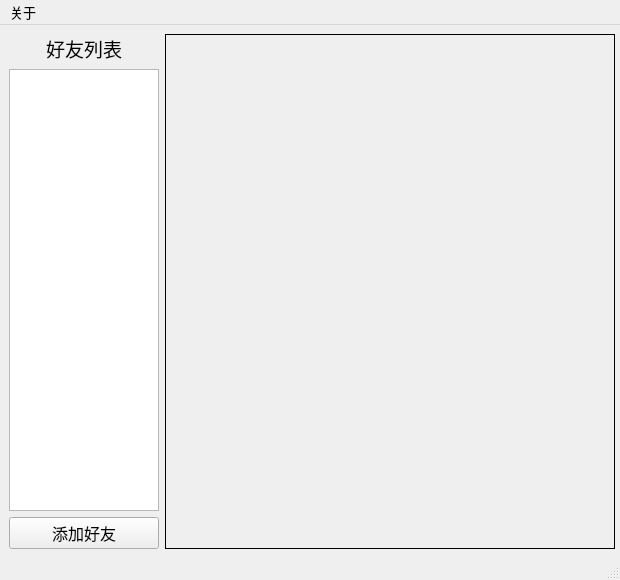
<?xml version="1.0" encoding="UTF-8"?>
<ui version="4.0">
 <class>ChatMainWindow</class>
 <widget class="QMainWindow" name="ChatMainWindow">
  <property name="geometry">
   <rect>
    <x>0</x>
    <y>0</y>
    <width>620</width>
    <height>580</height>
   </rect>
  </property>
  <property name="minimumSize">
   <size>
    <width>620</width>
    <height>580</height>
   </size>
  </property>
  <property name="maximumSize">
   <size>
    <width>620</width>
    <height>580</height>
   </size>
  </property>
  <property name="font">
   <font>
    <pointsize>10</pointsize>
   </font>
  </property>
  <property name="windowTitle">
   <string>AirChat</string>
  </property>
  <widget class="QWidget" name="centralwidget">
   <layout class="QHBoxLayout" name="horizontalLayout">
    <item>
     <layout class="QVBoxLayout" name="verticalLayout">
      <property name="sizeConstraint">
       <enum>QLayout::SetDefaultConstraint</enum>
      </property>
      <item>
       <widget class="QLabel" name="label">
        <property name="maximumSize">
         <size>
          <width>150</width>
          <height>16777215</height>
         </size>
        </property>
        <property name="font">
         <font>
          <pointsize>14</pointsize>
         </font>
        </property>
        <property name="text">
         <string>好友列表</string>
        </property>
        <property name="alignment">
         <set>Qt::AlignCenter</set>
        </property>
       </widget>
      </item>
      <item>
       <widget class="QListWidget" name="listWidgetFriend">
        <property name="minimumSize">
         <size>
          <width>150</width>
          <height>0</height>
         </size>
        </property>
        <property name="maximumSize">
         <size>
          <width>150</width>
          <height>16777215</height>
         </size>
        </property>
       </widget>
      </item>
      <item>
       <widget class="QPushButton" name="ButtonAddFriend">
        <property name="minimumSize">
         <size>
          <width>0</width>
          <height>30</height>
         </size>
        </property>
        <property name="maximumSize">
         <size>
          <width>150</width>
          <height>16777215</height>
         </size>
        </property>
        <property name="font">
         <font>
          <pointsize>12</pointsize>
         </font>
        </property>
        <property name="text">
         <string>添加好友</string>
        </property>
       </widget>
      </item>
     </layout>
    </item>
    <item>
     <widget class="QStackedWidget" name="stackedWidget">
      <property name="sizePolicy">
       <sizepolicy hsizetype="Expanding" vsizetype="Preferred">
        <horstretch>0</horstretch>
        <verstretch>0</verstretch>
       </sizepolicy>
      </property>
      <property name="minimumSize">
       <size>
        <width>450</width>
        <height>0</height>
       </size>
      </property>
      <property name="frameShape">
       <enum>QFrame::Box</enum>
      </property>
     </widget>
    </item>
   </layout>
  </widget>
  <widget class="QMenuBar" name="menubar">
   <property name="geometry">
    <rect>
     <x>0</x>
     <y>0</y>
     <width>620</width>
     <height>18</height>
    </rect>
   </property>
   <widget class="QMenu" name="menu">
    <property name="title">
     <string>关于</string>
    </property>
    <addaction name="actionAirChat"/>
   </widget>
   <addaction name="menu"/>
  </widget>
  <widget class="QStatusBar" name="statusbar"/>
  <action name="actionAirChat">
   <property name="text">
    <string>AirChat</string>
   </property>
   <property name="font">
    <font>
     <pointsize>10</pointsize>
    </font>
   </property>
  </action>
 </widget>
 <resources/>
 <connections/>
</ui>
